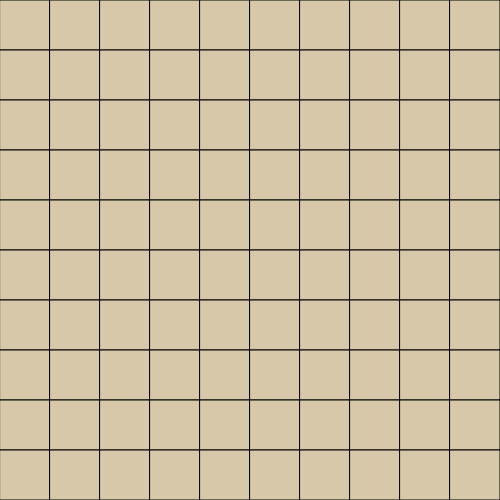
Frame 1 (no input)
Frame 2 (the mouse pressed at the canvas centre, redrawn once): identical to frame 1, image omitted

The p5.js sketch that drew this single still picture (run headless with seeded random() and noise() and a simulated clock; the mouse was pressed at the canvas centre and the sketch redrawn once):

// p5.js sketch
// ── sketch.js
//DAT405 / GAD405
//03_NestedForLoop - Visual

let size = 50;

function setup() {
  createCanvas(500, 500);
  noLoop();
}

function draw() {
  fill(215, 200, 170);
  var x = 0;
  var x2 = width;
  var y = 0;
  var y2 = height

  //Run the nested loop for x, and y
  for (let y = 0; y < 10; y++) {
    for (let x = 0; x < 10; x++) {
      //Draw the shape at the corresponding position
      //This will generate a dynamic position for the x and y
      //The shape is redrawn as many times as the loop says (in this case 100)
      rect(size * x, size * y, size, size);
    }
  }
}


  /*function keyPressed() {
        if (key== 's')
        fill(0);
      } else {
    fill(255);
  }
  rect(0, 1, 50, 50);
}*/
